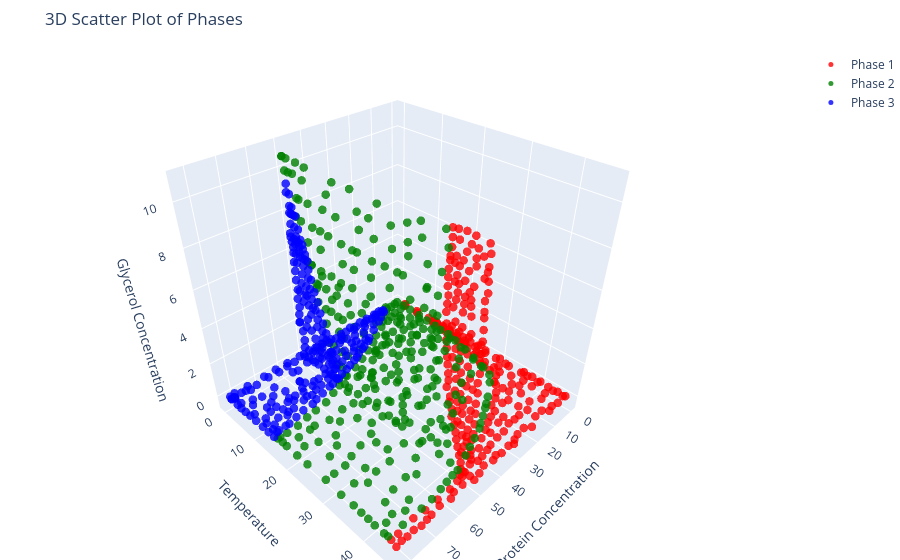

Notebook cell for this chart:
### Code cell
import plotly.express as px
import plotly.graph_objects as go

# Create a 3D scatter plot for each dataframe in df_list
fig = go.Figure()

# Define colors for each phase
colors = ['red', 'green', 'blue']

for i, df in enumerate(df_list):
    fig.add_trace(go.Scatter3d(
        x=df['protein'],
        y=df['temperature'],
        z=df['glycerol'],
        mode='markers',
        marker=dict(size=5, color=colors[i], opacity=0.8),
        name=f'Phase {i+1}'
    ))

# Update layout for better visualization
fig.update_layout(
    scene=dict(
        xaxis_title='Protein Concentration',
        yaxis_title='Temperature',
        zaxis_title='Glycerol Concentration'
    ),
    title='3D Scatter Plot of Phases',
    margin=dict(l=0, r=0, b=0, t=50)
)

# Show the plot
fig.show()

### Figure 1 — Plotly figure (JSON) as saved in the notebook; plotly's stock layout.template omitted (floating-point values rounded to 4 significant figures; data arrays with more than 128 entries replaced by an {"elided": "..."} marker saying what was removed)
{"data": [{"marker": {"color": "red", "opacity": 0.8, "size": 5}, "mode": "markers", "name": "Phase 1", "type": "scatter3d", "x": {"elided": "260 float values"}, "y": {"elided": "260 float values"}, "z": {"elided": "260 float values"}}, {"marker": {"color": "green", "opacity": 0.8, "size": 5}, "mode": "markers", "name": "Phase 2", "type": "scatter3d", "x": {"elided": "327 float values"}, "y": {"elided": "327 float values"}, "z": {"elided": "327 float values"}}, {"marker": {"color": "blue", "opacity": 0.8, "size": 5}, "mode": "markers", "name": "Phase 3", "type": "scatter3d", "x": {"elided": "248 float values"}, "y": {"elided": "248 float values"}, "z": {"elided": "248 float values"}}], "layout": {"margin": {"b": 0, "l": 0, "r": 0, "t": 50}, "scene": {"xaxis": {"title": {"text": "Protein Concentration"}}, "yaxis": {"title": {"text": "Temperature"}}, "zaxis": {"title": {"text": "Glycerol Concentration"}}}, "title": {"text": "3D Scatter Plot of Phases"}}}
